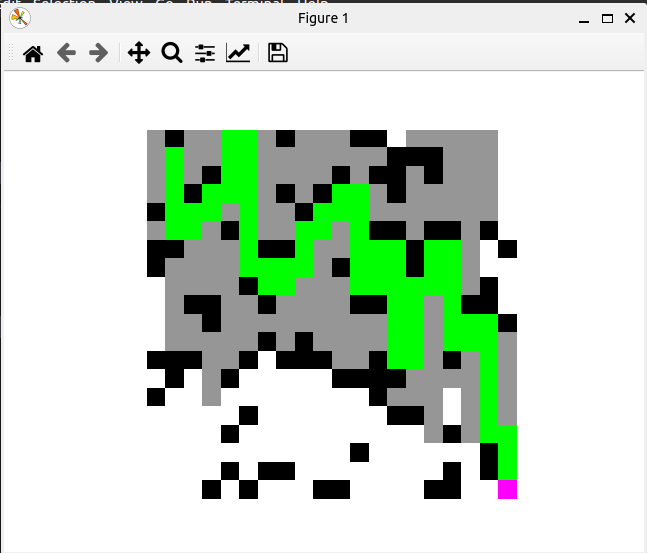

Reproduce this figure in Python.
import matplotlib.pyplot as plt
import numpy as np
import copy
import time

terrain1 = [
    [0, 0, 0, 0, 0, 1, 0, 0, 1],
    [0, 0, 1, 0, 1, 1, 0, 1, 1],
    [0, 0, 0, 0, 1, 1, 0, 1, 1],
    [1, 1, 0, 0, 0, 0, 0, 0, 1],
    [1, 1, 0, 0, 0, 0, 0, 0, 1],
    [0, 0, 0, 0, 0, 0, 0, 0, 1],
    [0, 0, 0, 1, 0, 1, 1, 0, 1],
    [0, 0, 0, 1, 0, 1, 1, 0, 1],
]

terrain2 = [[0, 1, 0, 0, 0, 0, 0, 1, 0, 0, 0, 1, 1, 0, 0, 0, 0, 0, 0, 0],
           [0, 0, 0, 0, 0, 0, 0, 0, 0, 0, 0, 0, 0, 1, 1, 1, 0, 0, 0, 0],
           [0, 0, 0, 1, 0, 0, 0, 0, 0, 0, 1, 0, 1, 1, 0, 1, 0, 0, 0, 0],
           [0, 0, 1, 0, 0, 0, 0, 1, 0, 1, 0, 0, 0, 1, 0, 0, 0, 0, 0, 0],
           [1, 0, 0, 0, 0, 0, 0, 0, 1, 0, 0, 0, 0, 0, 0, 0, 0, 0, 0, 0],
           [0, 0, 0, 0, 1, 0, 0, 0, 0, 0, 0, 0, 1, 1, 0, 1, 1, 0, 1, 0],
           [1, 1, 0, 0, 0, 0, 1, 1, 0, 0, 0, 0, 0, 0, 1, 0, 0, 0, 0, 1],
           [1, 0, 0, 0, 0, 0, 0, 0, 0, 0, 1, 0, 0, 0, 1, 0, 0, 0, 0, 0],
           [0, 0, 0, 0, 0, 1, 0, 0, 0, 0, 0, 0, 0, 0, 0, 0, 0, 0, 1, 0],
           [0, 0, 1, 1, 0, 0, 1, 0, 0, 0, 0, 1, 1, 0, 0, 0, 0, 1, 1, 0],
           [0, 0, 0, 1, 0, 0, 0, 0, 0, 0, 0, 0, 0, 0, 0, 0, 0, 0, 0, 1],
           [0, 0, 0, 0, 0, 0, 1, 0, 1, 0, 0, 0, 0, 0, 0, 0, 0, 0, 0, 0],
           [1, 1, 1, 0, 0, 1, 0, 1, 1, 1, 0, 0, 1, 0, 0, 0, 1, 0, 0, 0],
           [0, 1, 0, 0, 1, 0, 0, 0, 0, 0, 1, 1, 1, 1, 0, 0, 0, 0, 0, 0],
           [1, 0, 0, 0, 0, 0, 0, 0, 0, 0, 0, 0, 1, 0, 0, 0, 0, 0, 0, 0],
           [0, 0, 0, 0, 0, 1, 0, 0, 0, 0, 0, 0, 0, 1, 1, 0, 0, 0, 0, 0],
           [0, 0, 0, 0, 1, 0, 0, 0, 0, 0, 0, 0, 0, 0, 0, 0, 1, 0, 0, 0],
           [0, 0, 0, 0, 0, 0, 0, 0, 0, 0, 0, 1, 0, 0, 0, 0, 0, 0, 1, 0],
           [0, 0, 0, 0, 1, 0, 1, 1, 0, 0, 0, 0, 0, 0, 0, 0, 1, 0, 1, 0],
           [0, 0, 0, 1, 0, 1, 0, 0, 0, 1, 1, 0, 0, 0, 0, 1, 1, 0, 0, 0]]

terrain3 = [
           [0, 1, 0, 0, 0, 0, 0, 1, 0, 0, 0, 1, 1, 0, 0, 0, 0, 0, 0, 0, 1, 0, 0, 0, 0, 0, 1, 0, 0, 0, 1, 1, 0, 0, 0, 0, 0, 0, 0],
           [0, 0, 0, 0, 0, 0, 0, 0, 0, 0, 0, 0, 0, 1, 1, 1, 0, 0, 0, 0, 0, 0, 0, 0, 0, 0, 0, 0, 0, 0, 0, 0, 1, 1, 1, 0, 0, 0, 0],
           [0, 0, 0, 1, 0, 0, 0, 0, 0, 0, 1, 0, 1, 1, 0, 1, 0, 0, 0, 0, 0, 0, 1, 0, 0, 0, 0, 0, 0, 1, 0, 1, 1, 0, 1, 0, 0, 0, 0],
           [0, 0, 1, 0, 0, 0, 0, 1, 0, 1, 0, 0, 0, 1, 0, 0, 0, 0, 0, 0, 0, 1, 0, 0, 0, 0, 1, 0, 1, 0, 0, 0, 1, 0, 0, 0, 0, 0, 0],
           [1, 0, 0, 0, 0, 0, 0, 0, 1, 0, 0, 0, 0, 0, 0, 0, 0, 0, 0, 0, 0, 0, 0, 0, 0, 0, 0, 1, 0, 0, 0, 0, 0, 0, 0, 0, 0, 0, 0],
           [0, 0, 0, 0, 1, 0, 0, 0, 0, 0, 0, 0, 1, 1, 0, 1, 1, 0, 1, 0, 0, 0, 0, 1, 0, 0, 0, 0, 0, 0, 0, 1, 1, 0, 1, 1, 0, 1, 0],
           [1, 1, 0, 0, 0, 0, 1, 1, 0, 0, 0, 0, 0, 0, 1, 0, 0, 0, 0, 1, 1, 0, 0, 0, 0, 1, 1, 0, 0, 0, 0, 0, 0, 1, 0, 0, 0, 0, 1],
           [1, 0, 0, 0, 0, 0, 0, 0, 0, 0, 1, 0, 0, 0, 1, 0, 0, 0, 0, 0, 0, 0, 0, 0, 0, 0, 0, 0, 0, 1, 0, 0, 0, 1, 0, 0, 0, 0, 0],
           [0, 0, 0, 0, 0, 1, 0, 0, 0, 0, 0, 0, 0, 0, 0, 0, 0, 0, 1, 0, 0, 0, 0, 0, 1, 0, 0, 0, 0, 0, 0, 0, 0, 0, 0, 0, 0, 1, 0],
           [0, 0, 1, 1, 0, 0, 1, 0, 0, 0, 0, 1, 1, 0, 0, 0, 0, 1, 1, 0, 0, 1, 1, 0, 0, 1, 0, 0, 0, 0, 1, 1, 0, 0, 0, 0, 1, 1, 0],
           [0, 0, 0, 1, 0, 0, 0, 0, 0, 0, 0, 0, 0, 0, 0, 0, 0, 0, 0, 1, 0, 0, 1, 0, 0, 0, 0, 0, 0, 0, 0, 0, 0, 0, 0, 0, 0, 0, 1],
           [0, 0, 0, 0, 0, 0, 1, 0, 1, 0, 4, 0, 0, 0, 0, 0, 0, 0, 0, 0, 0, 0, 0, 0, 0, 1, 0, 1, 0, 4, 0, 0, 0, 0, 0, 0, 0, 0, 0],
           [1, 1, 1, 0, 0, 1, 0, 1, 1, 1, 0, 0, 1, 0, 0, 0, 1, 0, 0, 0, 1, 1, 0, 0, 1, 0, 1, 1, 1, 0, 0, 1, 0, 0, 0, 1, 0, 0, 0],
           [0, 1, 0, 0, 1, 0, 0, 0, 0, 0, 1, 1, 1, 1, 0, 0, 0, 0, 0, 0, 1, 0, 0, 1, 0, 0, 0, 0, 0, 1, 1, 1, 1, 0, 0, 0, 0, 0, 0],
           [1, 0, 0, 0, 0, 0, 0, 0, 0, 0, 0, 0, 1, 0, 0, 0, 0, 0, 0, 0, 0, 0, 0, 0, 0, 0, 0, 0, 0, 0, 0, 1, 0, 0, 0, 0, 0, 0, 0],
           [0, 0, 0, 0, 0, 1, 0, 0, 0, 0, 0, 0, 0, 1, 1, 0, 0, 0, 0, 0, 0, 0, 0, 0, 1, 0, 0, 0, 0, 0, 0, 0, 1, 1, 0, 0, 0, 0, 0],
           [0, 0, 0, 0, 1, 0, 0, 0, 0, 0, 0, 0, 0, 0, 0, 0, 1, 0, 0, 0, 0, 0, 0, 1, 0, 0, 0, 0, 0, 0, 0, 0, 0, 0, 0, 1, 0, 0, 0],
           [0, 0, 0, 0, 0, 0, 0, 0, 0, 0, 0, 1, 0, 0, 0, 0, 0, 0, 1, 0, 0, 0, 0, 0, 0, 0, 0, 0, 0, 0, 1, 0, 0, 0, 0, 0, 0, 1, 0],
           [0, 0, 0, 0, 1, 0, 1, 1, 0, 0, 0, 0, 0, 0, 0, 0, 1, 0, 1, 0, 0, 0, 0, 1, 0, 1, 1, 0, 0, 0, 0, 0, 0, 0, 0, 1, 0, 1, 0],
           [0, 0, 0, 1, 0, 1, 0, 0, 0, 1, 1, 0, 0, 0, 0, 1, 1, 0, 0, 0, 0, 0, 1, 0, 1, 0, 0, 0, 1, 1, 0, 0, 0, 0, 1, 1, 0, 0, 0],
           [0, 0, 0, 0, 0, 0, 0, 0, 0, 0, 0, 0, 0, 1, 1, 1, 0, 0, 0, 0, 0, 0, 0, 0, 0, 0, 0, 0, 0, 0, 0, 0, 1, 1, 1, 0, 0, 0, 0],
           [0, 0, 0, 1, 0, 0, 0, 0, 0, 0, 1, 0, 1, 1, 0, 1, 0, 0, 0, 0, 0, 0, 1, 0, 0, 0, 0, 0, 0, 1, 0, 1, 1, 0, 1, 0, 0, 0, 0],
           [0, 0, 1, 0, 0, 0, 0, 1, 0, 1, 0, 0, 0, 1, 0, 0, 0, 0, 0, 0, 0, 1, 0, 0, 0, 0, 1, 0, 1, 0, 0, 0, 1, 0, 0, 0, 0, 0, 0],
           [1, 0, 0, 0, 0, 0, 0, 0, 1, 0, 0, 0, 0, 0, 0, 0, 0, 0, 0, 0, 0, 0, 0, 0, 0, 0, 0, 1, 0, 0, 0, 0, 0, 0, 0, 0, 0, 0, 0],
           [0, 0, 0, 0, 1, 0, 0, 0, 0, 0, 0, 0, 1, 1, 0, 1, 1, 0, 1, 0, 0, 0, 0, 1, 0, 0, 0, 0, 0, 0, 0, 1, 1, 0, 1, 1, 0, 1, 0],
           [1, 1, 0, 0, 0, 0, 1, 1, 0, 0, 0, 0, 0, 0, 1, 0, 0, 0, 0, 1, 1, 0, 0, 0, 0, 1, 1, 0, 0, 0, 0, 0, 0, 1, 0, 0, 0, 0, 1],
           [1, 0, 0, 0, 0, 0, 0, 0, 0, 0, 1, 0, 0, 0, 1, 0, 0, 0, 0, 0, 0, 0, 0, 0, 0, 0, 0, 0, 0, 1, 0, 0, 0, 1, 0, 0, 0, 0, 0],
           [0, 0, 0, 0, 0, 1, 0, 0, 0, 0, 0, 0, 0, 0, 0, 0, 0, 0, 1, 0, 0, 0, 0, 0, 1, 0, 0, 0, 0, 0, 0, 0, 0, 0, 0, 0, 0, 1, 0],
           [0, 0, 1, 1, 0, 0, 1, 0, 0, 0, 0, 1, 1, 0, 0, 0, 0, 1, 1, 0, 0, 1, 1, 0, 0, 1, 0, 0, 0, 0, 1, 1, 0, 0, 0, 0, 1, 1, 0],
           [0, 0, 0, 1, 0, 0, 0, 0, 0, 0, 0, 0, 0, 0, 0, 0, 0, 0, 0, 1, 0, 0, 1, 0, 0, 0, 0, 0, 0, 0, 0, 0, 0, 0, 0, 0, 0, 0, 1],
           [0, 0, 0, 0, 0, 0, 1, 0, 1, 0, 4, 0, 0, 0, 0, 0, 0, 0, 0, 0, 0, 0, 0, 0, 0, 1, 0, 1, 0, 4, 0, 0, 0, 0, 0, 0, 0, 0, 0],
           [1, 1, 1, 0, 0, 1, 0, 1, 1, 1, 0, 0, 1, 0, 0, 0, 1, 0, 0, 0, 1, 1, 0, 0, 1, 0, 1, 1, 1, 0, 0, 1, 0, 0, 0, 1, 0, 0, 0],
           [0, 1, 0, 0, 1, 0, 0, 0, 0, 0, 1, 1, 1, 1, 0, 0, 0, 0, 0, 0, 1, 0, 0, 1, 0, 0, 0, 0, 0, 1, 1, 1, 1, 0, 0, 0, 0, 0, 0],
           [1, 0, 0, 0, 0, 0, 0, 0, 0, 0, 0, 0, 1, 0, 0, 0, 0, 0, 0, 0, 0, 0, 0, 0, 0, 0, 0, 0, 0, 0, 0, 1, 0, 0, 0, 0, 0, 0, 0],
           [0, 0, 0, 0, 0, 1, 0, 0, 0, 0, 0, 0, 0, 1, 1, 0, 0, 0, 0, 0, 0, 0, 0, 0, 1, 0, 0, 0, 0, 0, 0, 0, 1, 1, 0, 0, 0, 0, 0],
           [0, 0, 0, 0, 1, 0, 0, 0, 0, 0, 0, 0, 0, 0, 0, 0, 1, 0, 0, 0, 0, 0, 0, 1, 0, 0, 0, 0, 0, 0, 0, 0, 0, 0, 0, 1, 0, 0, 0],
           [0, 0, 0, 0, 0, 0, 0, 0, 0, 0, 0, 1, 0, 0, 0, 0, 0, 0, 1, 0, 0, 0, 0, 0, 0, 0, 0, 0, 0, 0, 1, 0, 0, 0, 0, 0, 0, 1, 0],
           [0, 0, 0, 0, 1, 0, 1, 1, 0, 0, 0, 0, 0, 0, 0, 0, 1, 0, 1, 0, 0, 0, 0, 1, 0, 1, 1, 0, 0, 0, 0, 0, 0, 0, 0, 1, 0, 1, 0],
           [0, 0, 0, 1, 0, 1, 0, 0, 0, 1, 1, 0, 0, 0, 0, 1, 1, 0, 0, 0, 0, 0, 1, 0, 1, 0, 0, 0, 1, 1, 0, 0, 0, 0, 1, 1, 0, 0, 0]
           ]


# for visualizing
def visualize_terrain(terrain, current_path, path_color=2, show_time=0.01):
    matrix = copy.deepcopy(terrain)
    # color the shortest path pixels
    for pose in current_path:
        matrix[pose[0]][pose[1]] = path_color
        
    # Define the color mapping: 0 -> white, 1 -> black, 2 -> blue
    color_map = {
        0: [255, 255, 255],  # White -> free space
        1: [0, 0, 0],  # Black -> obstacle
        2: [0, 0, 255],   # Blue -> current path
        3: [0, 255, 0], # Green -> shortest path
        4: [255, 0, 255], # Pink -> setpoints
        5: [150, 150, 150] # Gray -> explored cells
    }
           
    # Convert the matrix into a color map array
    image_data = np.array([[color_map[val] for val in row] for row in matrix])
    
    # Plot the terrain as an image
    plt.clf()  # Clear the previous plot
    plt.imshow(image_data, interpolation='nearest')
    plt.axis('off')  # Remove axes for better visualization
    plt.pause(show_time)  # Pause for 1 second to display the plot
    
terrain = copy.deepcopy(terrain2)
# terrain = terrain2

start = (1, 1)  # Starting position
# end = (5, 5)    # Ending position
end = (len(terrain)-1, len(terrain[0])-1)    # Ending position

terrain[end[0]][end[1]] = 4
terrain[start[0]][start[1]] = 4

current_pose = start 
shortest_path_length = float('inf') 
shortest_path = []


def find_shortest_path(current_pose, previous_path):
    # print(len(previous_path))
    i, j = current_pose

    if (current_pose in previous_path):
        # if (i, j) == previous_path[-2]:
        #     return
        # print("created a closed loop")
        # print(previous_path, current_pose)
        # print("new path is")
        # previous_path = previous_path[:previous_path.index(current_pose)] + [current_pose]
        # print(previous_path)
        # time.sleep(30)
        return
    #     print(previous_path)
    #     print("but i can come here via")
    #     last_element = previous_path.pop()
    #     if (i-i, j), (i, j-1), (i+1, j) , (i, j+1)
        
        
    # #end this route if it is obstacle or previously visited
    if terrain[i][j] == 1 or terrain[i][j] == 5:
        return
    
    
    # final case
    if current_pose == end:
        global shortest_path_length
        global shortest_path
        
        if len(previous_path) < shortest_path_length:
            shortest_path_length = len(previous_path)
            shortest_path = copy.deepcopy(previous_path)
            visualize_terrain(terrain, previous_path, 3, 1)
        return
    
    previous_path.append(current_pose)
    
    if shortest_path_length < len(previous_path):
        return
    terrain[i][j] = 5 # to indicate the explored cells
    # Visualize the matrix
    visualize_terrain(terrain, previous_path, 2, 0.01)
        
    # going up if row_number-1 >= 0
    if i-1 >= 0:
        # print("up")
        find_shortest_path((i-1, j), previous_path)
        
    # going down if row_number+1 < row_length 
    if i+1 < len(terrain):
        # print("down")
        find_shortest_path((i+1, j), previous_path)
        
    # going right
    if j+1 < len(terrain[i]):
        # print("right")
        find_shortest_path((i, j+1), previous_path)
        
    # going left
    if j-1 >= 0:
        # print("left")
        find_shortest_path((i, j-1), previous_path)
        
    # print("came to the end")
    previous_path.pop()

find_shortest_path(start, shortest_path)

if len(shortest_path) != 0:
    print(shortest_path)
    print(shortest_path_length)
    
    visualize_terrain(terrain, shortest_path, 3, 30)
else:
    print("no path exists")

    
